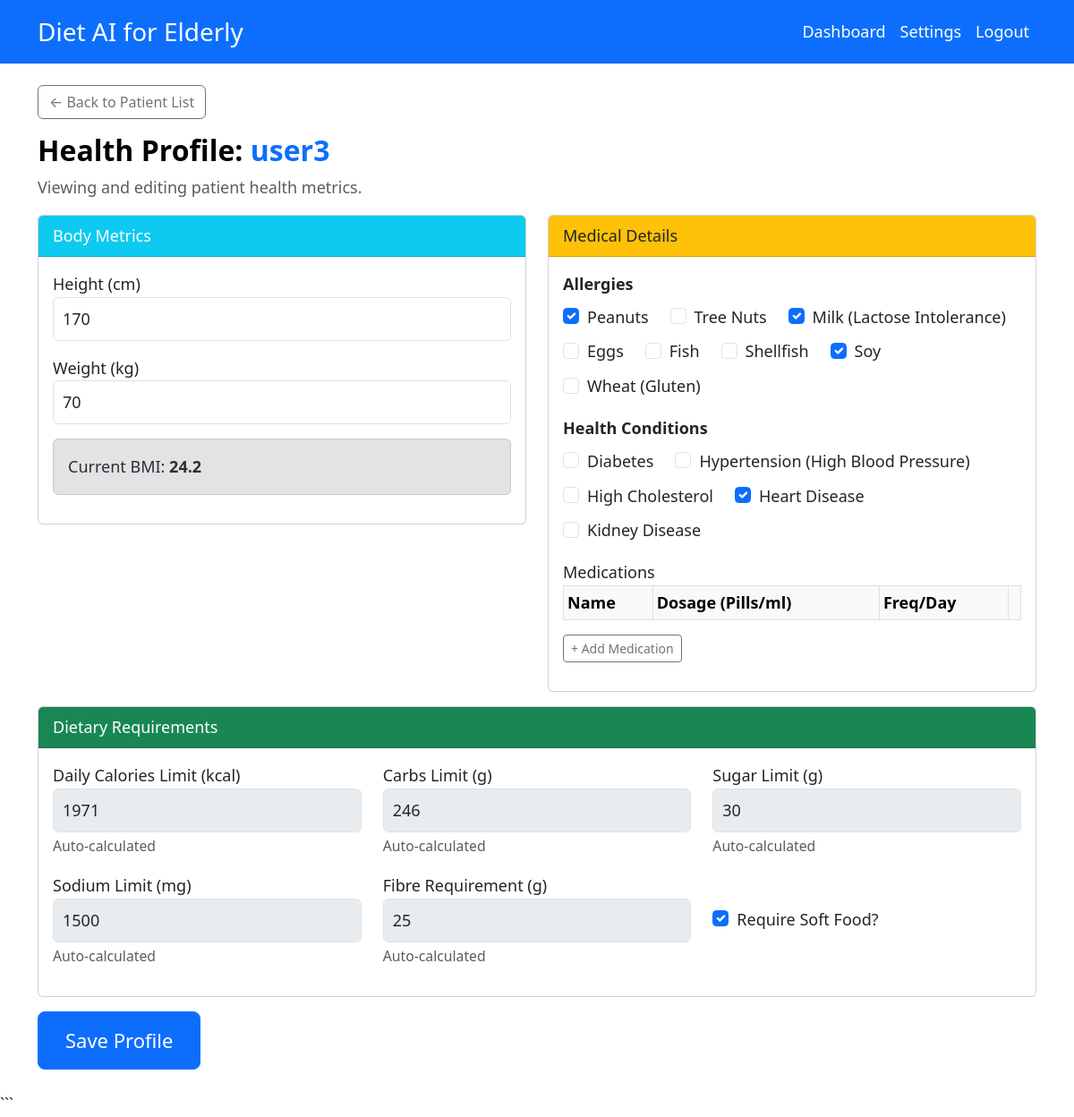
The page /pages/profile.php?id=U_694c6afb880bc (signed in) on the database as committed earlier.
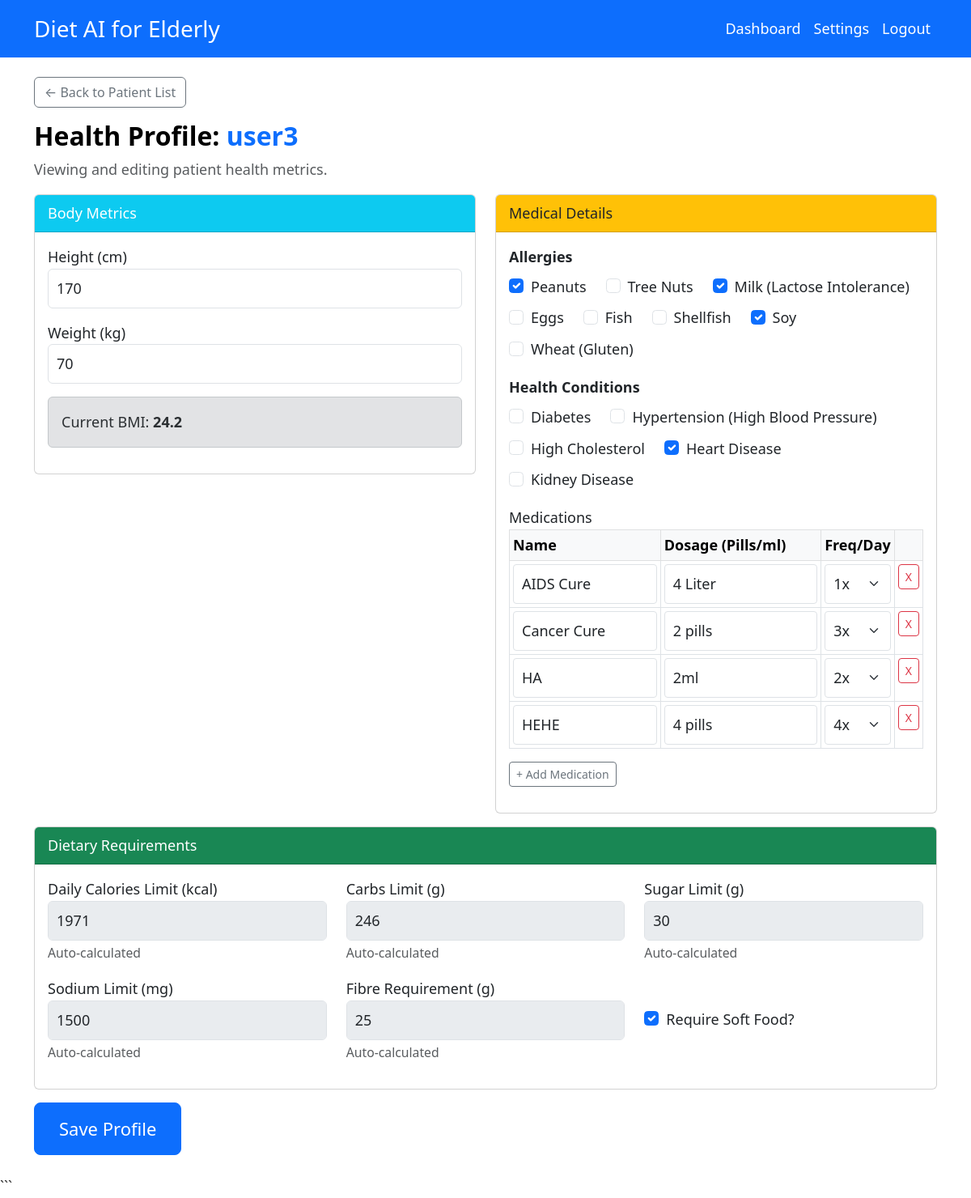
The same page on the database as committed later.
### tables this page shows
CREATE TABLE `medications` (
  `medicationID` varchar(50) NOT NULL,
  `elderlyID` varchar(50) NOT NULL,
  `name` varchar(255) NOT NULL,
  `dosage` varchar(50) DEFAULT NULL,
  `frequency` int(11) DEFAULT 1,
  `createdAt` datetime DEFAULT current_timestamp()
);

### includes/auth.php (called while the page is built, shortened)
<?php
function getCurrentUser()
{
    global $pdo;
    require_once __DIR__ . '/../classes/User.php';
    require_once __DIR__ . '/../classes/SubUsers.php';
    $stmt = $pdo->prepare("SELECT * FROM users WHERE userID = ?");
    $stmt->execute([$_SESSION['user_id']]);
    $data = $stmt->fetch(PDO::FETCH_ASSOC);
    if ($data) {
        switch ($data['role']) {
            case 'Dietitian':
                return new Dietitian($pdo, $data);
        }
    }
    return null;
}
?>

### classes/User.php (called while the page is built, shortened)
<?php
class User implements UserStrategy
{
    public function __construct($pdo, $data = null)
    {
        $this->pdo = $pdo;
        if ($data) {
            $this->userID = $data['userID'] ?? null;
            $this->role = $data['role'] ?? '';
        }
    }
}
?>

### classes/SubUsers.php (called while the page is built, shortened)
<?php
require_once 'User.php';
class Dietitian extends User
{
    public function __construct($pdo, $data = null)
    {
        if ($this->userID) {
            $stmt = $this->pdo->prepare("SELECT * FROM dietitians WHERE dietitianID = ?");
            $stmt->execute([$this->userID]);
            $details = $stmt->fetch();
        }
    }
}
?>

### classes/Profile.php (called while the page is built, shortened)
<?php
class Profile
{
    private $pdo;
    private $elderlyID;
    public function __construct($pdo, $elderlyID = null)
    {
        $this->pdo = $pdo;
        $this->elderlyID = $elderlyID;
        if ($elderlyID) {
            $this->load();
        }
    }
    private function load()
    {
        $stmt = $this->pdo->prepare("
            SELECT p.*, u.age, u.gender
            FROM profiles p
            JOIN users u ON p.elderlyID = u.userID
            WHERE p.elderlyID = ?
        ");
        $stmt->execute([$this->elderlyID]);
        $data = $stmt->fetch();
        if ($data) {
            $this->allergies = json_decode($data['allergies'], true) ?? [];
            $this->healthCondition = json_decode($data['healthCondition'], true) ?? [];
        }
    }
    public function getMedications()
    {
        $stmt = $this->pdo->prepare("SELECT * FROM medications WHERE elderlyID = ? ORDER BY name ASC");
        $stmt->execute([$this->elderlyID]);
        return $stmt->fetchAll(PDO::FETCH_ASSOC);
    }
}
?>

### pages/profile.php (the view, shortened to what the changed rows need)
<?php
require_once '../includes/auth.php';
require_once '../includes/db.php';
require_once '../classes/Profile.php';
$currentUser = getCurrentUser();
$targetUserID = $currentUser->userID;
$isDietitian = ($currentUser->role === 'Dietitian');
if ($isDietitian) {
    $targetUserID = $_GET['id'];
}
$profile = new Profile($pdo, $targetUserID);
$stmtUser = $pdo->prepare("SELECT age, gender, name FROM users WHERE userID = ?");
$stmtUser->execute([$targetUserID]);
$userData = $stmtUser->fetch();
$targetName = $userData['name'] ?? 'User';
$availableAllergies = [
    'Peanuts',
    'Tree Nuts',
    'Milk (Lactose Intolerance)',
    'Eggs',
    'Fish',
    'Shellfish',
    'Soy',
    'Wheat (Gluten)'
];
$availableConditions = [
    'Diabetes',
    'Hypertension (High Blood Pressure)',
    'High Cholesterol',
    'Heart Disease',
    'Kidney Disease'
];
include '../includes/header.php';
?>
<div class="row">
    <div class="col-md-12">
        <?php if ($isDietitian): ?>
            <h2>Health Profile: <span class="text-primary"><?= htmlspecialchars($targetName) ?></span></h2>
        <?php else: ?>
            <h2>Health Profile</h2>
            <p class="text-muted">Update your health metrics to get better diet recommendations.</p>
        <?php endif; ?>
    </div>
</div>
<form method="post">
    <div class="row">
        <div class="col-md-6">
            <div class="card mb-3">
                <div class="card-body">
                    <div class="mb-3">
                        <div class="d-flex flex-wrap gap-2">
                            <?php foreach ($availableAllergies as $allergy): ?>
                                <div class="form-check me-3">
                                    <input class="form-check-input" type="checkbox" name="allergies[]"
                                        value="<?= htmlspecialchars($allergy) ?>" id="allergy_<?= md5($allergy) ?>"
                                        <?= in_array($allergy, $profile->allergies) ? 'checked' : '' ?>>
                                    <label class="form-check-label" for="allergy_<?= md5($allergy) ?>">
                                        <?= htmlspecialchars($allergy) ?>
                                    </label>
                                </div>
                            <?php endforeach; ?>
                        </div>
                    </div>
                    <div class="mb-3">
                        <div class="d-flex flex-wrap gap-2">
                            <?php foreach ($availableConditions as $cond): ?>
                                <div class="form-check me-3">
                                    <input class="form-check-input" type="checkbox" name="healthCondition[]"
                                        value="<?= htmlspecialchars($cond) ?>" id="cond_<?= md5($cond) ?>"
                                        <?= in_array($cond, $profile->healthCondition) ? 'checked' : '' ?>>
                                    <label class="form-check-label" for="cond_<?= md5($cond) ?>">
                                        <?= htmlspecialchars($cond) ?>
                                    </label>
                                </div>
                            <?php endforeach; ?>
                        </div>
                    </div>
                    <div class="mb-3">
                        <table class="table table-sm table-bordered" id="medTable">
                            <thead class="table-light">
                                <tr>
                                    <th>Name</th>
                                    <th>Dosage (Pills/ml)</th>
                                    <th>Freq/Day</th>
                                    <th></th>
                                </tr>
                            </thead>
                            <tbody id="medTableBody">
                                <?php
                                $meds = $profile->getMedications();
                                foreach ($meds as $med):
                                    ?>
                                    <tr class="med-row">
                                        <td><input type="text" name="med_name[]" class="form-control form-control-sm"
                                                value="<?= htmlspecialchars($med['name']) ?>" placeholder="Med Name"
                                                required></td>
                                        <td><input type="text" name="med_dosage[]" class="form-control form-control-sm"
                                                value="<?= htmlspecialchars($med['dosage']) ?>" placeholder="1 or 5ml"></td>
                                        <td>
                                            <select name="med_freq[]" class="form-select form-select-sm">
                                                <?php for ($k = 1; $k <= 4; $k++): ?>
                                                    <option value="<?= $k ?>" <?= $med['frequency'] == $k ? 'selected' : '' ?>>
                                                        <?= $k ?>x
                                                    </option>
                                                <?php endfor; ?>
                                            </select>
                                        </td>
                                        <td><button type="button" class="btn btn-sm btn-outline-danger"
                                                onclick="removeMedRow(this)">X</button></td>
                                    </tr>
                                <?php endforeach; ?>
                            </tbody>
                        </table>
                    </div>
                </div>
            </div>
        </div>
    </div>
</form>
<?php include '../includes/footer.php'; ?>

Rows that differ between the two databases and show on the page:
added medications: name "AIDS Cure", dosage "4 Liter", frequency "1x"
added medications: name "Cancer Cure", dosage "2 pills", frequency "3x"
added medications: name "HA", dosage "2ml", frequency "2x"
added medications: name "HEHE", dosage "4 pills", frequency "4x"
